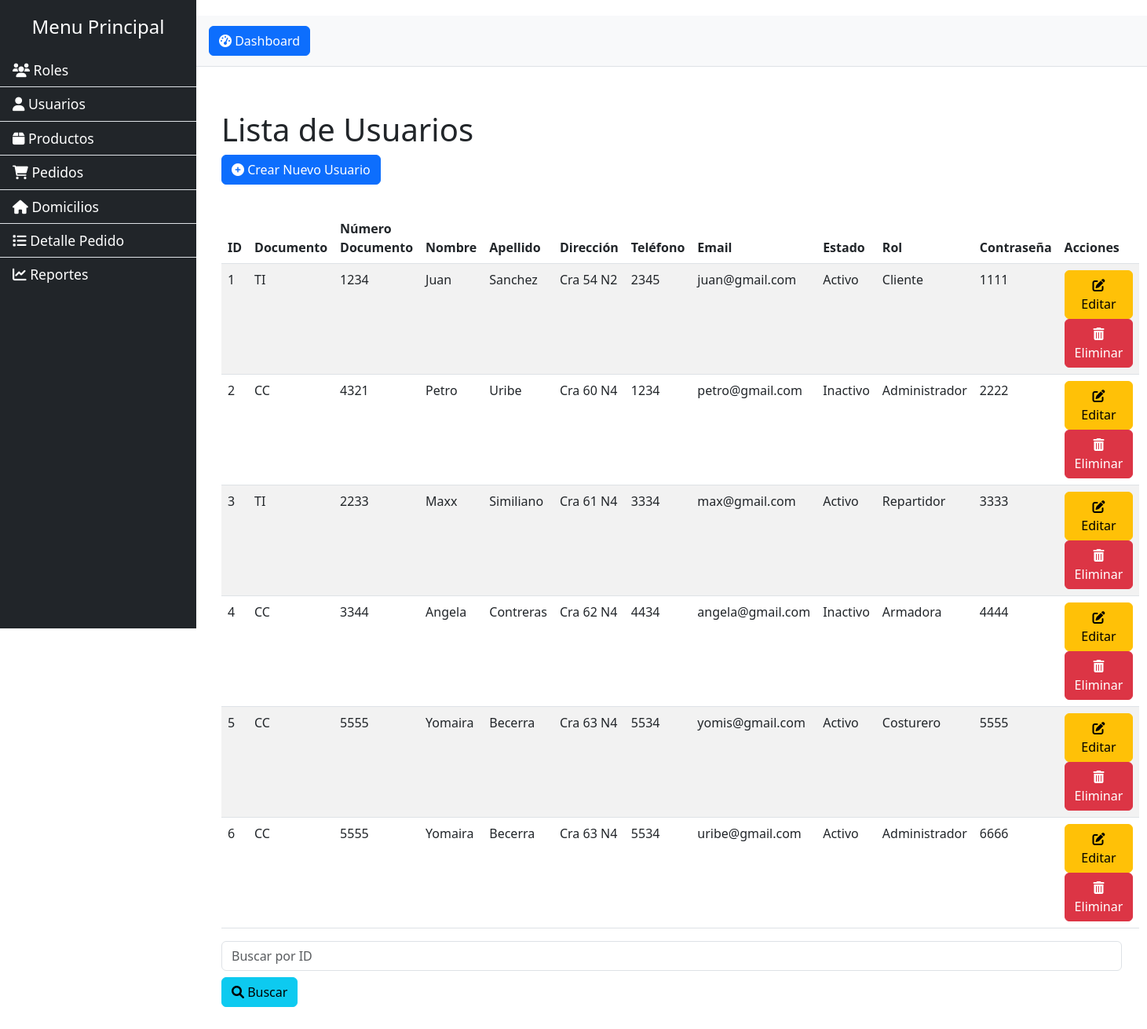
The page /view/UsuarioView.php on the database its author committed.
### tables this page shows
CREATE TABLE Usuario (
  Idusuario INT AUTO_INCREMENT PRIMARY KEY, 
  Documentousuario VARCHAR(30) NOT NULL,
  Nodocumento INT NOT NULL,
  Nombreusuario VARCHAR(40) NOT NULL,
  Apellidousuario VARCHAR(40) NOT NULL,
  Direccionusuario VARCHAR(50) NOT NULL,
  Telusuario VARCHAR(15) NOT NULL,
  Correousuario VARCHAR(50) NOT NULL,
  Claveusuario VARCHAR(30) NOT NULL,
  Estadousuario VARCHAR(30) NOT NULL,
  Idrolusuariofk INT,
  FOREIGN KEY (Idrolusuariofk) REFERENCES Rol(Idrolusuario)
);

CREATE TABLE Rol (
  Idrolusuario INT AUTO_INCREMENT PRIMARY KEY,
  Descripcionrol VARCHAR(40) NOT NULL,
  Estadorol VARCHAR(40) NOT NULL
);

### model/Conexion.php (called while the page is built)
<?php
class Conexion {
    private $host = 'localhost';
    private $db = 'f_saltos';
    private $user = 'root';
    private $pass = '';
    public function conectar() {
        try {
            $conexion = new PDO("mysql:host=$this->host;dbname=$this->db", $this->user, $this->pass);
            $conexion->setAttribute(PDO::ATTR_ERRMODE, PDO::ERRMODE_EXCEPTION);
            return $conexion;
        } catch (PDOException $e) {
            echo "Error de conexión: " . $e->getMessage();
            return null;
        }
    }
    public function ejecutar($sql, $params = []) {
        $conexion = $this->conectar();
        if ($conexion) {
            $stmt = $conexion->prepare($sql);
            $stmt->execute($params);
            return $stmt;
        }
        return null;
    }
}
?>

### model/clsUsuario.php (called while the page is built, shortened)
<?php
require_once('Conexion.php');
class Usuario extends Conexion {
   public function getAllUsuarios() {
    $sql = "SELECT u.*, r.Descripcionrol
            FROM Usuario u
            LEFT JOIN Rol r ON u.Idrolusuariofk = r.Idrolusuario";
    return $this->ejecutar($sql)->fetchAll(PDO::FETCH_ASSOC);
}
}
?>

### view/UsuarioView.php (the view, shortened to what this page needs)
<?php
require_once('../model/clsUsuario.php');
$usuariomodel = new Usuario();
$usuarios = $usuariomodel->getAllUsuarios();
?>
<!DOCTYPE html>
<html lang="en">
<head>
    <link rel="stylesheet" href="../applications/css/dashboard.css">
    <link href="https://cdn.jsdelivr.net/npm/bootstrap@5.3.0/dist/css/bootstrap.min.css" rel="stylesheet">
    <link rel="stylesheet" href="https://cdnjs.cloudflare.com/ajax/libs/font-awesome/6.0.0-beta3/css/all.min.css">
</head>
<body>
    <div class="d-flex" id="wrapper">
        <div class="bg-dark border-right" id="sidebar-wrapper">
            <div class="sidebar-heading text-white">Menu Principal</div>
            <div class="list-group list-group-flush">
                <a href="RolView.php" class="list-group-item list-group-item-action bg-dark text-white" id="crud-rol">
                    <i class="fas fa-users"></i> Roles
                </a>
                <a href="#" class="list-group-item list-group-item-action bg-dark text-white" id="crud-usuario">
                    <i class="fas fa-user"></i> Usuarios
                </a>
                <a href="#" class="list-group-item list-group-item-action bg-dark text-white" id="crud-producto">
                    <i class="fas fa-box"></i> Productos
                </a>
                <a href="#" class="list-group-item list-group-item-action bg-dark text-white" id="crud-pedido">
                    <i class="fas fa-shopping-cart"></i> Pedidos
                </a>
                <a href="#" class="list-group-item list-group-item-action bg-dark text-white" id="crud-domicilio">
                    <i class="fas fa-home"></i> Domicilios
                </a>
                <a href="#" class="list-group-item list-group-item-action bg-dark text-white" id="crud-detallepedido">
                    <i class="fas fa-list"></i> Detalle Pedido
                </a>
                <a href="#" class="list-group-item list-group-item-action bg-dark text-white" id="reportes">
                    <i class="fas fa-chart-line"></i> Reportes
                </a>
            </div>
        </div>
        <div id="page-content-wrapper">
            <nav class="navbar navbar-expand-lg navbar-light bg-light border-bottom">
                <a class="navbar-brand" href="../view/Dashboard.php"><button class='btn btn-primary' id='menu-toggle'><i class='fas fa-tachometer-alt'></i> Dashboard</button></a>
            </nav>
            <div class="container-fluid" id="main-content">
                <h1 class="mt-4">Lista de Usuarios</h1>
                <a href="../controller/UsuarioController.php?action=create" class='btn btn-primary mb-3'>
                    <i class='fas fa-plus-circle'></i> Crear Nuevo Usuario
                </a>
                <table class='table table-striped'>
                    <thead>
                        <tr>
                            <th>ID</th>
                            <th>Documento</th>
                            <th>Número Documento</th>
                            <th>Nombre</th>
                            <th>Apellido</th>
                            <th>Dirección</th>
                            <th>Teléfono</th>
                            <th>Email</th>
                            <th>Estado</th>
                            <th>Rol</th>
                            <th>Contraseña</th>
                            <th>Acciones</th>
                        </tr>
                    </thead>
                    <tbody>
                        <?php foreach ($usuarios as $user): ?>
                        <tr>
                            <td><?php echo htmlspecialchars($user['Idusuario']); ?></td>
                            <td><?php echo htmlspecialchars($user['Documentousuario']); ?></td>
                            <td><?php echo htmlspecialchars($user['Nodocumento']); ?></td>
                            <td><?php echo htmlspecialchars($user['Nombreusuario']); ?></td>
                            <td><?php echo htmlspecialchars($user['Apellidousuario']); ?></td>
                            <td><?php echo htmlspecialchars($user['Direccionusuario']); ?></td>
                            <td><?php echo htmlspecialchars($user['Telusuario']); ?></td>
                            <td><?php echo htmlspecialchars($user['Correousuario']); ?></td>
                            <td><?php echo htmlspecialchars($user['Estadousuario']); ?></td>
                            <?php
                                $rolDescripcion = htmlspecialchars($user['Descripcionrol']);
                             ?>
                             <td><?php echo $rolDescripcion; ?></td>
                             <?php
                                $passwordDisplay = htmlspecialchars($user['Claveusuario']);
                             ?>
                             <td><?php echo $passwordDisplay; ?></td>
                             <td>
                                <a href="../controller/UsuarioController.php?action=edit&id=<?php echo htmlspecialchars($user['Idusuario']); ?>"
                                   class='btn btn-warning'>
                                    <i class='fas fa-edit'></i> Editar
                                </a>
                                <a href="../controller/UsuarioController.php?action=delete&id=<?php echo htmlspecialchars($user['Idusuario']); ?>"
                                   class='btn btn-danger' onclick='return confirm("¿Estás seguro de que deseas eliminar este usuario?");'>
                                   <i class='fas fa-trash-alt'></i> Eliminar
                                </a>
                             </td>
                        </tr>
                        <?php endforeach; ?>
                    </tbody>
                </table>
                <form action="../controller/UsuarioController.php?action=search" method='GET' class='mb-3'>
                    <input type='text' name='search' placeholder='Buscar por ID' required class='form-control' />
                    <button type='submit' class='btn btn-info mt-2'><i class='fas fa-search'></i> Buscar </button >
                </form >
            </div>
        </div>
    </div>
</body >
</html >

### applications/css/dashboard.css (style rules this page uses)
body { font-family: 'Arial', sans-serif; }
#wrapper { display: flex; width: 100%; }
#sidebar-wrapper { width: 250px; position: fixed; top: 0; left: 0; height: 100vh; z-index: 1000; background-color: #343a40; }
.sidebar-heading { padding: 1rem; font-size: 1.5rem; text-align: center; background-color: #212529; }
.list-group-item { padding: 15px; font-size: 1.1rem; }
#page-content-wrapper { width: 100%; padding-left: 250px; padding-top: 20px; }
#menu-toggle { margin-left: 1rem; }
#main-content { padding: 2rem; }
.table { margin-top: 20px; }

### rows shown on the page
usuario: Idusuario "1", Documentousuario "TI", Nodocumento "1234", Nombreusuario "Juan", Apellidousuario "Sanchez", Direccionusuario "Cra 54 N2", Telusuario "2345", Correousuario "juan@gmail.com", Estadousuario "Activo", Idrolusuariofk.Descripcionrol "Cliente", Claveusuario "1111"
usuario: Idusuario "2", Documentousuario "CC", Nodocumento "4321", Nombreusuario "Petro", Apellidousuario "Uribe", Direccionusuario "Cra 60 N4", Telusuario "1234", Correousuario "petro@gmail.com", Estadousuario "Inactivo", Idrolusuariofk.Descripcionrol "Administrador", Claveusuario "2222"
usuario: Idusuario "3", Documentousuario "TI", Nodocumento "2233", Nombreusuario "Maxx", Apellidousuario "Similiano", Direccionusuario "Cra 61 N4", Telusuario "3334", Correousuario "max@gmail.com", Estadousuario "Activo", Idrolusuariofk.Descripcionrol "Repartidor", Claveusuario "3333"
usuario: Idusuario "4", Documentousuario "CC", Nodocumento "3344", Nombreusuario "Angela", Apellidousuario "Contreras", Direccionusuario "Cra 62 N4", Telusuario "4434", Correousuario "angela@gmail.com", Estadousuario "Inactivo", Idrolusuariofk.Descripcionrol "Armadora", Claveusuario "4444"
usuario: Idusuario "5", Documentousuario "CC", Nodocumento "5555", Nombreusuario "Yomaira", Apellidousuario "Becerra", Direccionusuario "Cra 63 N4", Telusuario "5534", Correousuario "yomis@gmail.com", Estadousuario "Activo", Idrolusuariofk.Descripcionrol "Costurero", Claveusuario "5555"
usuario: Idusuario "6", Documentousuario "CC", Nodocumento "5555", Nombreusuario "Yomaira", Apellidousuario "Becerra", Direccionusuario "Cra 63 N4", Telusuario "5534", Correousuario "uribe@gmail.com", Estadousuario "Activo", Idrolusuariofk.Descripcionrol "Administrador", Claveusuario "6666"
